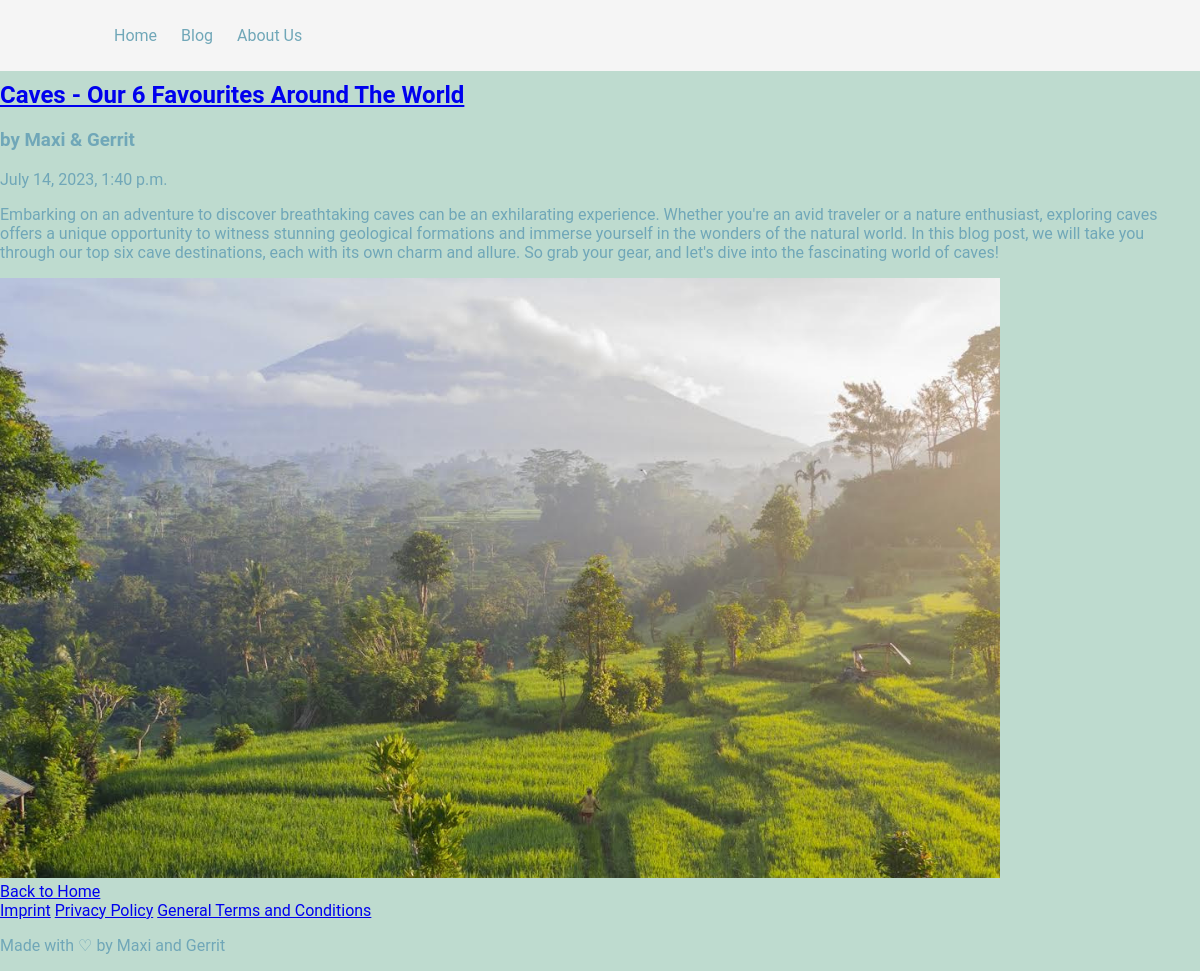
The app's page /all-posts/ with its own data.
### blog/models.py (models this page shows, shortened)
class Post(models.Model):
    title = models.CharField(max_length=200)
    content = models.TextField()
    date_posted = models.DateTimeField(auto_now_add=True)
    author = models.ForeignKey(User, on_delete=models.CASCADE)
    cover_image = models.ImageField(upload_to='cover_images/', null=True, blank=True)

### blog/views.py (the view)
# urls.py: path('all-posts/', views.all_posts, name='blog_all_posts'),
def all_posts(request):
    posts = Post.objects.all()
    return render(request, 'blog/all-posts.html', {'posts': posts})

### blog/templates/blog/all-posts.html (shortened to what this page needs)
{% extends 'blog/base.html' %}
{% load static %}
{% block content %}
    <h1>All Posts</h1>
    {% for post in posts %}
        <div>
            <h2><a href="{% url 'post_detail' pk=post.pk %}">{{ post.title }}</a></h2>
            <h3>by Maxi & Gerrit</h3>
            <p>{{ post.date_posted }}</p>
            <p>{{ post.content }}</p>
            {% if post.cover_image %}
                <img src="{{ post.cover_image.url }}" alt="{{ post.title }}">
            {% endif %}
        </div>
    {% endfor %}
    <a href="{% url 'blog_home' %}">Back to Home</a>
{% endblock %}

### static/css/styles.css (style rules this page uses)
:root { --color-primary: #bedbcf; --color-secondary: #70a7b8; --color-tertiary: #e4ddd6; }
body { font-family: 'Roboto', sans-serif; margin: 0; padding: 0; background-color: var(--color-primary); color: var(--color-secondary); }

### records on screen
Post: title "Caves - Our 6 Favourites Around The World", date_posted "July 14, 2023, 1:40 p.m.", content "Embarking on an adventure to discover breathtaking caves can be an exhilarating experience. Whether you're an avid traveler or a nature enthusiast, exploring caves offers a unique opportunity to witness stunning geological formations and immerse yourself in the wonders of the natural world. In this blog post, we will take you through our top six cave destinations, each with its own charm and allure. So grab your gear, and let's dive into the fascinating world of caves!", cover_image (picture)
